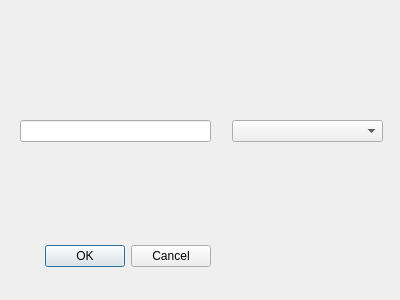
<?xml version="1.0" encoding="UTF-8"?>
<ui version="4.0">
 <class>Dialog</class>
 <widget class="QDialog" name="Dialog">
  <property name="geometry">
   <rect>
    <x>0</x>
    <y>0</y>
    <width>400</width>
    <height>300</height>
   </rect>
  </property>
  <property name="windowTitle">
   <string>Dialog</string>
  </property>
  <widget class="QDialogButtonBox" name="buttonBox">
   <property name="geometry">
    <rect>
     <x>10</x>
     <y>240</y>
     <width>201</width>
     <height>32</height>
    </rect>
   </property>
   <property name="orientation">
    <enum>Qt::Horizontal</enum>
   </property>
   <property name="standardButtons">
    <set>QDialogButtonBox::Cancel|QDialogButtonBox::Ok</set>
   </property>
  </widget>
  <widget class="QLineEdit" name="lineEdit">
   <property name="geometry">
    <rect>
     <x>20</x>
     <y>120</y>
     <width>191</width>
     <height>22</height>
    </rect>
   </property>
  </widget>
  <widget class="QComboBox" name="comboBox">
   <property name="geometry">
    <rect>
     <x>232</x>
     <y>120</y>
     <width>151</width>
     <height>22</height>
    </rect>
   </property>
  </widget>
 </widget>
 <resources/>
 <connections>
  <connection>
   <sender>buttonBox</sender>
   <signal>accepted()</signal>
   <receiver>Dialog</receiver>
   <slot>accept()</slot>
   <hints>
    <hint type="sourcelabel">
     <x>248</x>
     <y>254</y>
    </hint>
    <hint type="destinationlabel">
     <x>157</x>
     <y>274</y>
    </hint>
   </hints>
  </connection>
  <connection>
   <sender>buttonBox</sender>
   <signal>rejected()</signal>
   <receiver>Dialog</receiver>
   <slot>reject()</slot>
   <hints>
    <hint type="sourcelabel">
     <x>316</x>
     <y>260</y>
    </hint>
    <hint type="destinationlabel">
     <x>286</x>
     <y>274</y>
    </hint>
   </hints>
  </connection>
 </connections>
</ui>
